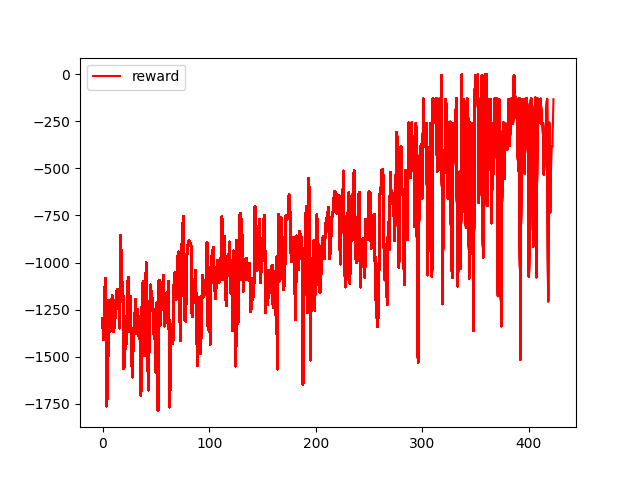

Reproduce this figure in Python.
import random
from collections import deque
import numpy as np
import matplotlib.pyplot as plt

import torch
from torch import nn, cat
from torch.utils.data import DataLoader
from torchvision import datasets
from torchvision.transforms import ToTensor

from save_torch_model import saveasONNX

from time import time, localtime, strftime
from reporter import *
import os
import sys
## PPO 액터 신경망
class Actor(nn.Module):

    def __init__(self, state_dim, action_dim, action_bound):
        super(Actor, self).__init__()
        self.action_bound = action_bound

        self.relu = nn.ReLU()
        self.tanh = nn.Tanh()
        self.softplus = nn.Softplus()

        self.h1 = nn.Linear(state_dim, 64)
        self.h2 = nn.Linear(64,32)
        self.h3 = nn.Linear(32,16)
        self.mu = nn.Linear(16, action_dim)
        self.std = nn.Linear(16, action_dim)

    def forward(self, state):
        x = self.h1(state)
        x = self.relu(x)
        x = self.h2(x)
        x = self.relu(x)
        x = self.h3(x)
        x = self.relu(x)

        mu = self.mu(x)
        mu = self.tanh(mu)
        std = self.std(x)
        std = self.softplus(std)

        # 평균값을 [-action_bound, action_bound] 범위로 조정
        mu = mu*self.action_bound

        return [mu, std]


## PPO 크리틱 신경망
class Critic(nn.Module):

    def __init__(self, state_dim):
        super(Critic, self).__init__()

        self.relu = nn.ReLU()

        self.h1 = nn.Linear(state_dim, 64)
        self.h2 = nn.Linear(64,32)
        self.h3 = nn.Linear(32,16)
        self.v = nn.Linear(16,1)


    def forward(self, state):
        x = self.h1(state)
        x = self.relu(x)
        x = self.h2(x)
        x = self.relu(x)
        x = self.h3(x)
        x = self.relu(x)
        v = self.v(x)
    
        return v


## PPO 에이전트 클래스
class PPOagent(object):

    def __init__(self, env):

        self.device = "cuda" if torch.cuda.is_available() else "cpu"

        # 하이퍼파라미터
        self.GAMMA = 0.95
        self.GAE_LAMBDA = 0.9
        self.BATCH_SIZE = 32
        self.ACTOR_LEARNING_RATE = 0.0001
        self.CRITIC_LEARNING_RATE = 0.001
        self.RATIO_CLIPPING = 0.05
        self.EPOCHS = 5

        # 환경
        self.env = env
        # 상태변수 차원
        self.state_dim = env.observation_space.shape[0]
        # 행동 차원
        self.action_dim = env.action_space.shape[0]
        # 행동의 최대 크기
        self.action_bound = env.action_space.high[0]
        # 표준편차의 최솟값과 최댓값 설정
        self.std_bound = [1e-2, 1.0]

        # 액터 신경망 및 크리틱 신경망 생성
        self.actor = Actor(self.state_dim, self.action_dim, self.action_bound).to(self.device)
        self.critic = Critic(self.state_dim).to(self.device)


        # 옵티마이저
        self.Actor_optimizer = torch.optim.Adam(self.actor.parameters(), lr = self.ACTOR_LEARNING_RATE)
        self.Critic_optimizer = torch.optim.Adam(self.critic.parameters(), lr =self.CRITIC_LEARNING_RATE)

        # self.buffer = ReplayBuffer(self.BUFFER_SIZE)

        # 에피소드에서 얻은 총 보상값을 저장하기 위한 변수
        self.save_epi_reward = [-1e4]
        self.all_epi_reward = []


    ## 로그-정책 확률밀도함수 계산
    def log_pdf(self, mu, std, action):
        std = torch.clamp(std, self.std_bound[0], self.std_bound[1])               # clip the value, std_bound[0] : 0.01, std_bound[1] : 1
        var = std.pow(2)
        log_policy_pdf = -0.5 * (action - mu) ** 2 / var - 0.5 * torch.log(var * 2 * np.pi)
        return torch.sum(log_policy_pdf, dim=1, keepdims=True)


    ## 액터 신경망으로 정책의 평균, 표준편차를 계산하고 행동 샘플링
    def get_policy_action(self, state):
        state =state.reshape(-1)
        mu_a, std_a = self.actor(torch.as_tensor(state, device = self.device).type(torch.float32))
        if torch.any(torch.isnan(mu_a)) or torch.any(torch.isnan(std_a)):
            self.reporter.info("Nan Occurs in get_policy_action")
            self.reporter.info("mu_a : ", mu_a)
            self.reporter.info("std_a : ", std_a)
            mu_a = torch.nan_to_num(mu_a, nan=1)
            std_a = torch.nan_to_num(std_a, nan=1e-2)
            sys.exit()
        mu_a = mu_a.detach().cpu().numpy()
        std_a = std_a.detach().cpu().numpy()
        std_a = np.clip(std_a, self.std_bound[0], self.std_bound[1])
        action = np.random.normal(mu_a, std_a, size=self.action_dim)
        return mu_a, std_a, action


    ## GAE와 시간차 타깃 계산
    def gae_target(self, rewards, v_values, next_v_value, done):
        n_step_targets = np.zeros_like(rewards)
        gae = np.zeros_like(rewards)
        gae_cumulative = 0
        forward_val = 0

        if not done:
            forward_val = next_v_value

        for k in reversed(range(0, len(rewards))):
            delta = rewards[k] + self.GAMMA * forward_val - v_values[k]
            gae_cumulative = self.GAMMA * self.GAE_LAMBDA * gae_cumulative + delta
            gae[k] = gae_cumulative
            forward_val = v_values[k]
            n_step_targets[k] = gae[k] + v_values[k]
        return gae, n_step_targets


    ## 배치에 저장된 데이터 추출
    def unpack_batch(self, batch):
        unpack = batch[0]
        for idx in range(len(batch)-1):
            unpack = np.append(unpack, batch[idx+1], axis=0)

        return unpack


    ## 액터 신경망 학습
    def actor_learn(self, log_old_policy_pdf, states, actions, gaes):
        #print("gaes : ", gaes)
        #gaes = gaes.detach().cpu().numpy()
        #gaes = torch.tensor(gaes).to(self.device)

        self.actor.train()
        mu, std = self.actor(torch.as_tensor(states, device = self.device).type(torch.float32))
        log_pdf = self.log_pdf(mu, std, actions)
        ratio = torch.exp(log_pdf - log_old_policy_pdf)
        clipped_ratio = torch.clamp(ratio, 1.0-self.RATIO_CLIPPING, 1.0+self.RATIO_CLIPPING)
        surrogate = -torch.min(ratio * gaes, clipped_ratio * gaes)
        loss = torch.mean(surrogate)

        self.Actor_optimizer.zero_grad()
        loss.backward()
        self.Actor_optimizer.step()


    ## 크리틱 신경망 학습
    def critic_learn(self, states, td_targets):
        #print("states : ", states)
        #print("td_targets : ", td_targets)
        #states = states.detach().cpu().numpy()
        #td_targets = td_targets.detach().cpu().numpy()
        #td_targets = torch.tensor(td_targets, device=self.device)

        self.critic.train()
        #td_hat = self.critic(torch.as_tensor(states, device=self.device).type(torch.float32))
        td_hat = self.critic(states).type(torch.float32)
        advantage = td_hat - td_targets
        loss = torch.mean(torch.square(advantage))

        self.Critic_optimizer.zero_grad()
        loss.backward()
        self.Critic_optimizer.step()


    ## 에이전트 학습
    def train(self, max_episode_num):

        cur_time = strftime("%m%d_%I%M%p", localtime(time()))
        log_name = cur_time + ".log"
        reporter = reporter_loader("info", log_name)
        onnx_path = "./savemodel/"  + cur_time + "/"
        os.makedirs(onnx_path)

        # 배치 초기화
        batch_state, batch_action, batch_reward = [], [], []
        batch_log_old_policy_pdf = []

        # 에피소드마다 다음을 반복
        for ep in range(int(max_episode_num)):

            # 에피소드 초기화
            timestep, episode_reward, done = 0, 0, False
            # 환경 초기화 및 초기 상태 관측
            state, info = self.env.reset()

            while not done:

                # 환경 가시화
                #self.env.render()
                # 이전 정책의 평균, 표준편차를 계산하고 행동 샘플링
                mu_old, std_old, action = self.get_policy_action(state)
                # 행동 범위 클리핑
                action = np.clip(action, -self.action_bound, self.action_bound)
                # 이전 정책의 로그 확률밀도함수 계산
                var_old = std_old ** 2
                log_old_policy_pdf = -0.5 * (action - mu_old) ** 2 / var_old - 0.5 * np.log(var_old * 2 * np.pi)
                log_old_policy_pdf = np.sum(log_old_policy_pdf)
                # 다음 상태, 보상 관측
                next_state, reward, done, truncated, _ = self.env.step(action)

                if done or truncated:
                    print(done, truncated)
                    break

                # shape 변환
                state = np.reshape(state, [1, self.state_dim])
                action = np.reshape(action, [1, self.action_dim])
                reward = np.reshape(reward, [1, 1])
                log_old_policy_pdf = np.reshape(log_old_policy_pdf, [1, 1])
                # 학습용 보상 설정
                train_reward = (reward + 8) / 8
                # 배치에 저장
                batch_state.append(state)
                batch_action.append(action)
                batch_reward.append(train_reward)
                batch_log_old_policy_pdf.append(log_old_policy_pdf)

                # 배치가 채워질 때까지 학습하지 않고 저장만 계속
                if len(batch_state) < self.BATCH_SIZE:
                    # 상태 업데이트
                    state = next_state
                    episode_reward += reward[0]
                    timestep += 1
                    continue

                # 배치가 채워지면, 학습 진행
                # 배치에서 데이터 추출
                states = self.unpack_batch(batch_state)
                actions = self.unpack_batch(batch_action)
                rewards = self.unpack_batch(batch_reward)
                log_old_policy_pdfs = self.unpack_batch(batch_log_old_policy_pdf)
                # 배치 비움
                batch_state, batch_action, batch_reward, = [], [], []
                batch_log_old_policy_pdf = []
                # GAE와 시간차 타깃 계산
                next_v_value = self.critic(torch.as_tensor(next_state, device = self.device, dtype=torch.float32))
                v_values = self.critic(torch.as_tensor(states, device = self.device, dtype=torch.float32)) 
                gaes, y_i = self.gae_target(rewards, v_values.detach().cpu().numpy(), next_v_value.detach().cpu().numpy(), done)

                # 에포크만큼 반복
                for _ in range(self.EPOCHS):
                    # 액터 신경망 업데이트
                    self.actor_learn(torch.as_tensor(log_old_policy_pdfs, device = self.device, dtype=torch.float32),
                                     torch.as_tensor(states, device = self.device, dtype=torch.float32),
                                     torch.as_tensor(actions, device = self.device, dtype=torch.float32),
                                     torch.as_tensor(gaes, device = self.device, dtype=torch.float32))
                    # 크리틱 신경망 업데이트
                    self.critic_learn(torch.as_tensor(states, device = self.device, dtype=torch.float32),
                                      torch.as_tensor(y_i, device = self.device, dtype=torch.float32))

                # 다음 에피소드를 위한 준비
                state = next_state
                episode_reward += reward[0]
                timestep += 1

            # 에피소드마다 결과 보상값 출력
            print('Episode: ', ep+1, 'Time: ', timestep, 'Reward: ', episode_reward)

            if episode_reward > self.save_epi_reward[-1]:           # -1로 하면 자기 자신과 비교하게 됨.
                
                saveasONNX(self.actor, self.critic, self.device, reporter, ep+1, onnx_path, episode_reward)
                print(" [ Save improved model ] ")
                self.save_epi_reward.append(episode_reward)
            
            self.all_epi_reward.append(episode_reward)
            #print("self.save_epi_reward : ", self.save_epi_reward)
            #print("self.save_epi_reward[-1] : ", self.save_epi_reward[-1])
            print("episode_reward : ", episode_reward)

            if (ep+1) % 1 == 0:
            # agent.Actor_model.save_weights('DDPG', save_format='tf')
                plt.plot(self.all_epi_reward, "r",label = "reward")

                if ep == 0:
                    plt.legend()
                # plt.show(block = False)
                plt.savefig('./PPO.png')


        np.savetxt('./save_weights/pendulum_epi_reward.txt', self.save_epi_reward)
        #print(self.save_epi_reward)
    ## 에피소드와 누적 보상값을 그려주는 함수
    def plot_result(self):
        plt.plot(self.save_epi_reward)
        plt.show()

